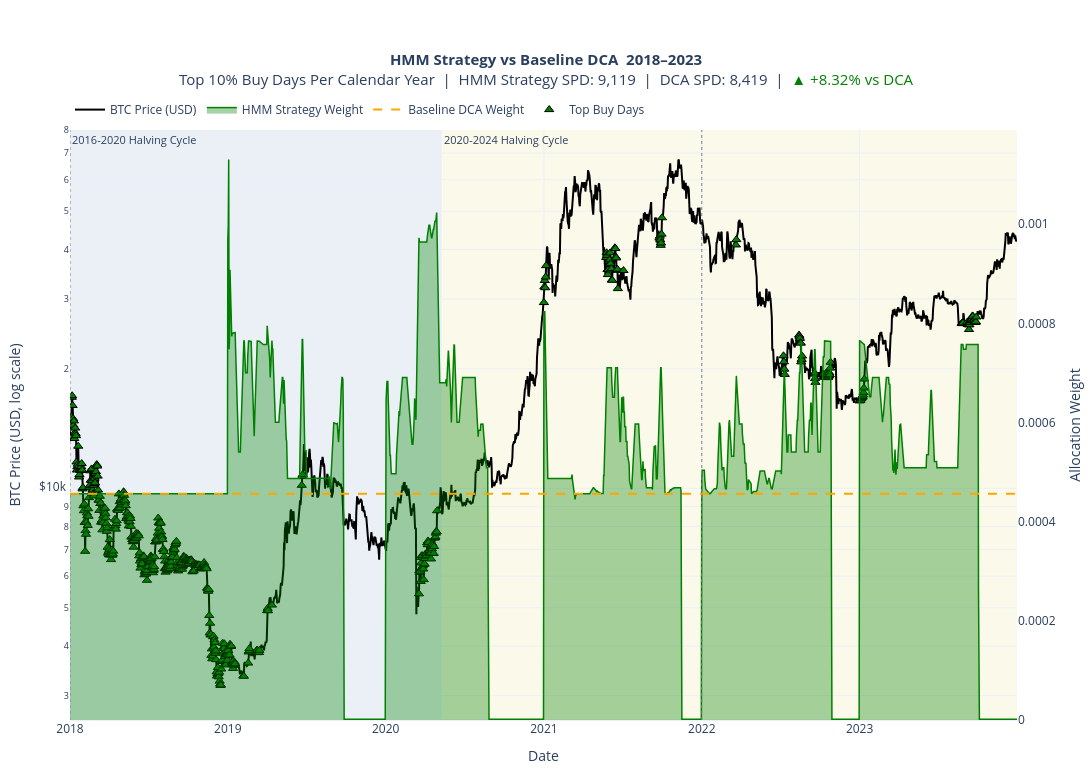

The notebook cell this image was saved under:
### Code cell
hmm_yearly = []
uniform_yearly = []
uniform_strategy = UniformStrategy()

for year in range(2018, 2024):
    hmm = strategy_utils.export_one_year(hmm_bayes_v2, btc_df_bayes_v2_pl, year, runner)
    if hmm is not None:
        hmm_yearly.append(hmm)

    uniform_result = strategy_utils.export_one_year(uniform_strategy, btc_df_bayes_v2_pl, year, runner)
    if uniform_result is not None:
        uniform_yearly.append(uniform_result)

print("HMM valid yearly exports:", len(hmm_yearly))
print("Uniform valid yearly exports:", len(uniform_yearly))
if not hmm_yearly:
    raise ValueError("No valid HMM exports were produced.")

if not uniform_yearly:
    raise ValueError("No valid Uniform exports were produced.")

hmm_all = pl.concat(hmm_yearly).rename({"weight": "hmm_weight_raw"})
uniform_all = pl.concat(uniform_yearly).rename({"weight": "baseline_weight_raw"})

print("HMM combined rows:", hmm_all.height)
print("Uniform combined rows:", uniform_all.height)
merged = (
    hmm_all
    .select(["date", "price_usd", "hmm_weight_raw"])
    .join(
        uniform_all.select(["date", "baseline_weight_raw"]),
        on="date",
        how="inner"
    )
    .sort("date")
)

print("Merged rows:", merged.height)

merged.head()
hmm_sum = merged["hmm_weight_raw"].sum()
uniform_sum = merged["baseline_weight_raw"].sum()

merged = merged.with_columns([
    (pl.col("hmm_weight_raw") / hmm_sum).alias("hmm_weight"),
    (pl.col("baseline_weight_raw") / uniform_sum).alias("baseline_weight"),
])

print("HMM normalized weight sum:", merged["hmm_weight"].sum())
print("Uniform normalized weight sum:", merged["baseline_weight"].sum())
total_budget_usd = 1000.0

merged = merged.with_columns([
    (pl.col("hmm_weight") * total_budget_usd).alias("hmm_usd"),
    (pl.col("baseline_weight") * total_budget_usd).alias("baseline_usd"),
])

merged = merged.with_columns([
    (pl.col("hmm_usd") / pl.col("price_usd")).alias("btc_accum_hmm"),
    (pl.col("baseline_usd") / pl.col("price_usd")).alias("btc_accum_baseline"),
])

merged = merged.with_columns([
    (pl.col("btc_accum_hmm") * 100_000_000).alias("sats_accum_hmm"),
    (pl.col("btc_accum_baseline") * 100_000_000).alias("sats_accum_baseline"),
])

merged = merged.with_columns([
    (pl.col("sats_accum_hmm") / pl.col("hmm_usd")).alias("sats_per_dollar_hmm"),
    (pl.col("sats_accum_baseline") / pl.col("baseline_usd")).alias("sats_per_dollar_baseline"),
])

total_dynamic_btc = merged["btc_accum_hmm"].sum()
total_baseline_btc = merged["btc_accum_baseline"].sum()

sats_per_dollar_dynamic = (total_dynamic_btc / total_budget_usd) * 100_000_000
sats_per_dollar_baseline = (total_baseline_btc / total_budget_usd) * 100_000_000

pct_diff_vs_baseline = (
    (total_dynamic_btc - total_baseline_btc) / total_baseline_btc
) * 100

performance_label = "better" if pct_diff_vs_baseline > 0 else "worse"

print(f"Total BTC accumulated, hmm: {total_dynamic_btc:.6f}")
print(f"Total BTC accumulated, Uniform: {total_baseline_btc:.6f}")
print(f"Sats per dollar, hmm: {sats_per_dollar_dynamic:.2f}")
print(f"Sats per dollar, Uniform: {sats_per_dollar_baseline:.2f}")
print(f"hmm performed {abs(pct_diff_vs_baseline):.2f}% {performance_label} than Uniform")
def assign_cycle_label(date):
    for cycle in plots.calendar_cycles:
        start = pd.to_datetime(cycle["start"])
        end = pd.to_datetime(cycle["end"])
        if start <= date <= end:
            return cycle["label"]
    return "Outside cycle"


plot_df = merged.to_pandas()
plot_df["date"] = pd.to_datetime(plot_df["date"])
plot_df["year"] = plot_df["date"].dt.year
plot_df["cycle_label"] = plot_df["date"].apply(assign_cycle_label)

plot_df.head()
top_buy_points_list = []

for year, year_df in plot_df.groupby("year"):
    threshold = year_df["hmm_weight"].quantile(0.90)

    top_year_df = year_df[year_df["hmm_weight"] >= threshold].copy()
    top_year_df["top_buy_threshold_year"] = threshold

    top_buy_points_list.append(top_year_df)

top_buy_points = pd.concat(top_buy_points_list, ignore_index=True)

top_buy_points = top_buy_points.sort_values(
    ["year", "hmm_weight"],
    ascending=[True, False]
)

print("Top buy points:", len(top_buy_points))
top_buy_points[["date", "year", "price_usd", "hmm_weight", "top_buy_threshold_year"]].head()

cols = plots.StrategyColumns(
    weight="hmm_weight",
    spd="sats_per_dollar_hmm",
    sats_accum="sats_accum_hmm",
)

# Full period
full_plot = plots.plot_strategy_full_period(plot_df, cols, "HMM BAYES Look Forward Strategy", ("2018-01-01", "2023-12-31"))
plt.show()

### Figure 1 — Plotly figure (JSON) as saved in the notebook; plotly's stock layout.template omitted (floating-point values rounded to 4 significant figures; data arrays with more than 128 entries replaced by an {"elided": "..."} marker saying what was removed)
{"data": [{"customdata": {"elided": "2190x8 mixed values"}, "hovertemplate": "<b>Date</b>: %{x|%Y-%m-%d}<br><b>Year</b>: %{customdata[0]}<br><b>Cycle</b>: %{customdata[1]}<br><b>BTC Price</b>: $%{y:,.2f}<br><b>HMM Strategy Weight</b>: %{customdata[2]:.8f}<br><b>DCA Weight</b>: %{customdata[3]:.8f}<br><b>HMM Strategy sats/$</b>: %{customdata[4]:,.2f}<br><b>DCA sats/$</b>: %{customdata[5]:,.2f}<br><b>HMM Strategy sats accum.</b>: %{customdata[6]:,.2f}<br><b>DCA sats accum.</b>: %{customdata[7]:,.2f}<extra></extra>", "line": {"color": "black", "width": 2}, "mode": "lines", "name": "BTC Price (USD)", "type": "scatter", "x": {"elided": "2190 str values"}, "y": {"elided": "2190 float values"}, "yaxis": "y"}, {"customdata": {"elided": "2190x5 mixed values"}, "fill": "tozeroy", "fillcolor": "rgba(0, 128, 0, 0.35)", "hovertemplate": "<b>Date</b>: %{x|%Y-%m-%d}<br><b>Year</b>: %{customdata[0]}<br><b>Cycle</b>: %{customdata[1]}<br><b>HMM Strategy Weight</b>: %{y:.8f}<br><b>BTC Price</b>: $%{customdata[2]:,.2f}<br><b>HMM Strategy sats/$</b>: %{customdata[3]:,.2f}<br><b>HMM Strategy sats accum.</b>: %{customdata[4]:,.2f}<extra></extra>", "line": {"color": "green", "width": 1.5}, "mode": "lines", "name": "HMM Strategy Weight", "type": "scatter", "x": {"elided": "2190 str values"}, "y": {"elided": "2190 float values"}, "yaxis": "y2"}, {"customdata": {"elided": "2190x5 mixed values"}, "hovertemplate": "<b>Date</b>: %{x|%Y-%m-%d}<br><b>Year</b>: %{customdata[0]}<br><b>Cycle</b>: %{customdata[1]}<br><b>DCA Weight</b>: %{y:.8f}<br><b>BTC Price</b>: $%{customdata[2]:,.2f}<br><b>DCA sats/$</b>: %{customdata[3]:,.2f}<br><b>DCA sats accum.</b>: %{customdata[4]:,.2f}<extra></extra>", "line": {"color": "orange", "dash": "dash", "width": 2}, "mode": "lines", "name": "Baseline DCA Weight", "type": "scatter", "x": {"elided": "2190 str values"}, "y": {"elided": "2190 float values"}, "yaxis": "y2"}, {"customdata": {"elided": "556x3 float values"}, "hovertemplate": "<b>Top Buy Date</b>: %{x|%Y-%m-%d}<br><b>Year</b>: %{customdata[0]}<br><b>BTC Price</b>: $%{y:,.2f}<br><b>HMM Strategy Weight</b>: %{customdata[1]:.8f}<br><b>Year Threshold</b>: %{customdata[2]:.8f}<extra></extra>", "marker": {"color": "green", "line": {"color": "black", "width": 1}, "size": 8, "symbol": "triangle-up"}, "mode": "markers", "name": "Top Buy Days", "type": "scatter", "x": {"elided": "556 str values"}, "y": {"elided": "556 float values"}, "yaxis": "y"}], "layout": {"annotations": [{"font": {"size": 11}, "showarrow": false, "text": "2016-2020 Halving Cycle", "x": "2018-01-01T00:00:00", "xanchor": "left", "xref": "x", "y": 1, "yanchor": "top", "yref": "y domain"}, {"font": {"size": 11}, "showarrow": false, "text": "2020-2024 Halving Cycle", "x": "2020-05-11T00:00:00", "xanchor": "left", "xref": "x", "y": 1, "yanchor": "top", "yref": "y domain"}], "height": 780, "hovermode": "x unified", "legend": {"orientation": "h", "x": 0, "xanchor": "left", "y": 1.01, "yanchor": "bottom"}, "margin": {"b": 60, "l": 70, "r": 70, "t": 130}, "shapes": [{"fillcolor": "rgba(176, 196, 222, 0.25)", "layer": "below", "line": {"width": 0}, "opacity": 1, "type": "rect", "x0": "2018-01-01T00:00:00", "x1": "2020-05-10T00:00:00", "xref": "x", "y0": 0, "y1": 1, "yref": "y domain"}, {"fillcolor": "rgba(238, 232, 170, 0.25)", "layer": "below", "line": {"width": 0}, "opacity": 1, "type": "rect", "x0": "2020-05-11T00:00:00", "x1": "2023-12-31T00:00:00", "xref": "x", "y0": 0, "y1": 1, "yref": "y domain"}, {"line": {"color": "gray", "dash": "dot", "width": 1}, "type": "line", "x0": "2010-08-16T00:00:00", "x1": "2010-08-16T00:00:00", "xref": "x", "y0": 0, "y1": 1, "yref": "y domain"}, {"line": {"color": "gray", "dash": "dot", "width": 1}, "type": "line", "x0": "2014-01-01T00:00:00", "x1": "2014-01-01T00:00:00", "xref": "x", "y0": 0, "y1": 1, "yref": "y domain"}, {"line": {"color": "gray", "dash": "dot", "width": 1}, "type": "line", "x0": "2018-01-01T00:00:00", "x1": "2018-01-01T00:00:00", "xref": "x", "y0": 0, "y1": 1, "yref": "y domain"}, {"line": {"color": "gray", "dash": "dot", "width": 1}, "type": "line", "x0": "2022-01-01T00:00:00", "x1": "2022-01-01T00:00:00", "xref": "x", "y0": 0, "y1": 1, "yref": "y domain"}], "title": {"font": {"size": 15}, "text": "<b>HMM Strategy vs Baseline DCA  2018–2023</b><br>Top 10% Buy Days Per Calendar Year  |  HMM Strategy SPD: 9,119  |  DCA SPD: 8,419  |  <span style='color:green;'>▲ +8.32% vs DCA</span>", "x": 0.5}, "width": 1450, "xaxis": {"range": ["2018-01-01T00:00:00", "2023-12-31T00:00:00"], "showgrid": true, "title": {"text": "Date"}}, "yaxis": {"showgrid": true, "side": "left", "tickprefix": "$", "title": {"text": "BTC Price (USD, log scale)"}, "type": "log"}, "yaxis2": {"overlaying": "y", "showgrid": false, "side": "right", "title": {"text": "Allocation Weight"}}}}
